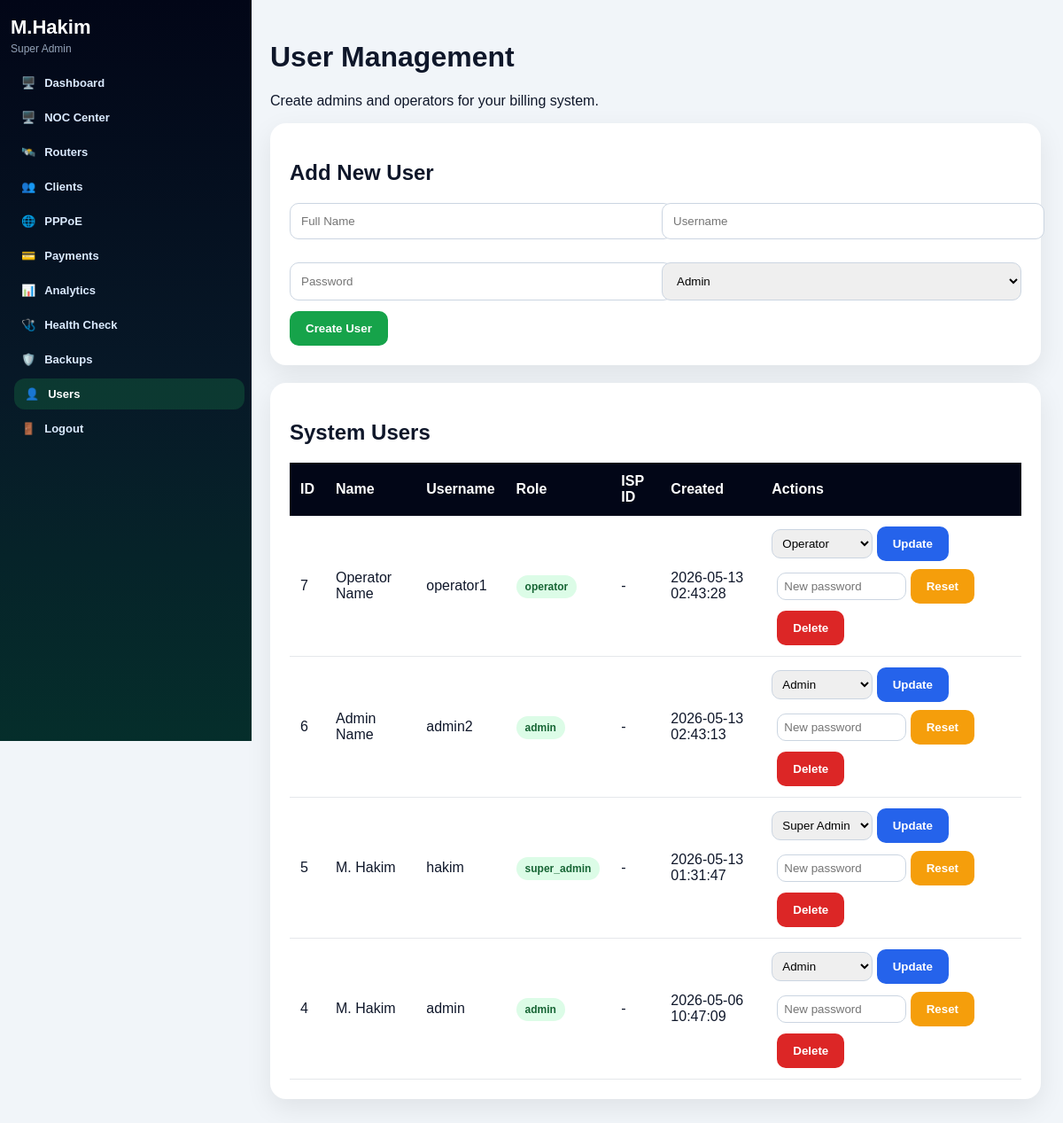
The app's page /users.php (signed in) with its own data.
### tables this page shows
CREATE TABLE `users` (
  `id` int NOT NULL AUTO_INCREMENT,
  `full_name` varchar(100) NOT NULL,
  `username` varchar(50) NOT NULL,
  `password` varchar(255) NOT NULL,
  `role` enum('super_admin','admin','operator') DEFAULT 'admin',
  `created_at` timestamp NULL DEFAULT CURRENT_TIMESTAMP,
  `isp_id` int DEFAULT NULL,
  PRIMARY KEY (`id`),
  UNIQUE KEY `username` (`username`)
);

### users.php (the view, shortened to what this page needs)
<?php
require_once "config/database.php";
    $users = $pdo->query("
    SELECT id, full_name, username, role, isp_id, created_at
    FROM users
    ORDER BY id DESC
")->fetchAll(PDO::FETCH_ASSOC);
?>
<!DOCTYPE html>
<html>
<head>
<link rel="stylesheet" href="assets/pro-sidebar.css">
</head>
<body>
<div class="sidebar">
<h2>M.Hakim</h2>
<p>Super Admin</p>
<a href="noc_final_clean.php">Dashboard</a>
<a href="noc.php">NOC Center</a>
<a href="routers.php">Routers</a>
<a href="clients.php">Clients</a>
<a href="pppoe.php">PPPoE</a>
<a href="payments.php">Payments</a>
<a href="analytics.php">Analytics</a>
<a href="health_check.php">Health Check</a>
<a href="backups.php">Backups</a>
<a class="active" href="users.php">Users</a>
<a href="logout.php">Logout</a>
</div>
<div class="main">
<h1>User Management</h1>
<p>Create admins and operators for your billing system.</p>
<div class="card">
<h2>Add New User</h2>
<form method="POST">
<div class="grid">
<input name="full_name" placeholder="Full Name" required>
<input name="username" placeholder="Username" required>
<input type="password" name="password" placeholder="Password" required>
<select name="role" required>
<option value="admin">Admin</option>
</select>
</div>
<button type="submit">Create User</button>
</form>
</div>
<div class="card">
<h2>System Users</h2>
<table>
<thead>
<tr>
<th>ID</th>
<th>Name</th>
<th>Username</th>
<th>Role</th>
<th>ISP ID</th>
<th>Created</th>
<th>Actions</th>
</tr>
</thead>
<tbody>
<?php foreach($users as $u): ?>
<tr>
<td><?php echo htmlspecialchars($u["id"]); ?></td>
<td><?php echo htmlspecialchars($u["full_name"]); ?></td>
<td><?php echo htmlspecialchars($u["username"]); ?></td>
<td><span class="badge"><?php echo htmlspecialchars($u["role"]); ?></span></td>
<td><?php echo htmlspecialchars($u["isp_id"] ?? "-"); ?></td>
<td><?php echo htmlspecialchars($u["created_at"]); ?></td>
<td>
<form method="POST" style="display:inline-block;">
    <select name="role" style="width:auto;padding:7px;">
        <option value="super_admin" <?php echo $u["role"]==="super_admin"?"selected":""; ?>>Super Admin</option>
        <option value="admin" <?php echo $u["role"]==="admin"?"selected":""; ?>>Admin</option>
        <option value="operator" <?php echo $u["role"]==="operator"?"selected":""; ?>>Operator</option>
    </select>
    <button name="change_role" value="1" style="background:#2563eb;">Update</button>
</form>
<form method="POST" style="display:inline-block;margin-left:6px;">
    <input type="text" name="new_password" placeholder="New password" required style="width:130px;padding:7px;">
    <button name="reset_password" value="1" style="background:#f59e0b;">Reset</button>
</form>
<form method="POST" style="display:inline-block;margin-left:6px;" onsubmit="return confirm('Delete this user?');">
    <button name="delete_user" value="1" style="background:#dc2626;">Delete</button>
</form>
</td>
</tr>
<?php endforeach; ?>
</tbody>
</table>
</div>
</div>
</body>
</html>

### assets/pro-sidebar.css (style rules this page uses)
.sidebar { width:260px !important; height:100vh !important; position:fixed !important; left:0 !important; top:0 !important; overflow-y:auto !important; overflow-x:hidden !important; background:linear-gradient(180deg,#020617,#071827,#052e2b) !important; padding:18px 12px !important; scrollbar-width:thin; scrollbar-color:#22c55e #020617; }
.sidebar h2 { font-size:22px !important;margin:0 0 4px !important;color:#fff !important; }
.sidebar p { font-size:12px !important;color:#94a3b8 !important;margin:0 0 14px !important; }
.sidebar a { display:flex !important; align-items:center !important; gap:10px !important; padding:10px 12px !important; margin:4px 0 !important; border-radius:12px !important; color:#dbeafe !important; font-size:13px !important; font-weight:700 !important; text-decoration:none !important; transition:.25s !important; white-space:nowrap !important; }
.sidebar a:hover,.sidebar a.active,.sidebar .active { background:rgba(34,197,94,.18) !important; color:#fff !important; transform:translateX(4px); }
.sidebar a[href*="clients"]::before { content:"👥"; }
.sidebar a[href*="payments"]::before { content:"💳"; }
.sidebar a[href*="pppoe"]::before { content:"🌐"; }
.sidebar a[href*="routers"]::before { content:"🛰️"; }
.sidebar a[href*="backups"]::before { content:"🛡️"; }
.sidebar a[href*="noc"]::before { content:"🖥️"; }
.sidebar a[href*="users"]::before { content:"👤"; }
.sidebar a[href*="logout"]::before { content:"🚪"; }
.main { margin-left:280px !important; }
.sidebar a[href*="noc.php"]::before { content:"🖥️"; }
.sidebar a[href*="noc.php"] { display:flex !important; align-items:center !important; gap:10px !important; padding:10px 12px !important; margin:4px 0 !important; border-radius:12px !important; color:#dbeafe !important; font-size:13px !important; font-weight:700 !important; text-decoration:none !important; }
.sidebar a[href*="analytics"]::before { content:"📊"; }
.sidebar a[href*="health_check"]::before { content:"🩺"; }

### users.php (style rules this page uses)
body { font-family:Arial;background:#f1f5f9;margin:0;color:#0f172a }
.main { margin-left:280px;padding:25px }
.card { background:white;padding:22px;border-radius:18px;margin-bottom:20px;box-shadow:0 10px 30px rgba(0,0,0,.08) }
input,select { width:100%;padding:12px;border:1px solid #cbd5e1;border-radius:10px;margin-bottom:12px }
button { padding:12px 18px;border:0;border-radius:10px;background:#16a34a;color:white;font-weight:bold }
table { width:100%;border-collapse:collapse }
th { background:#020617;color:white;padding:12px;text-align:left }
td { padding:12px;border-bottom:1px solid #e5e7eb }
.grid { display:grid;grid-template-columns:1fr 1fr;gap:14px }
.badge { padding:6px 10px;border-radius:999px;background:#dcfce7;color:#166534;font-size:12px;font-weight:bold }

### records on screen
users: id "7", full_name "Operator Name", username "operator1", role "operator", isp "-", created_at "2026-05-13 02:43:28", role "Operator"
users: id "6", full_name "Admin Name", username "admin2", role "admin", isp "-", created_at "2026-05-13 02:43:13", role "Admin"
users: id "5", full_name "M. Hakim", username "hakim", role "super_admin", isp "-", created_at "2026-05-13 01:31:47", role "Super Admin"
users: id "4", full_name "M. Hakim", username "admin", role "admin", isp "-", created_at "2026-05-06 10:47:09", role "Admin"
